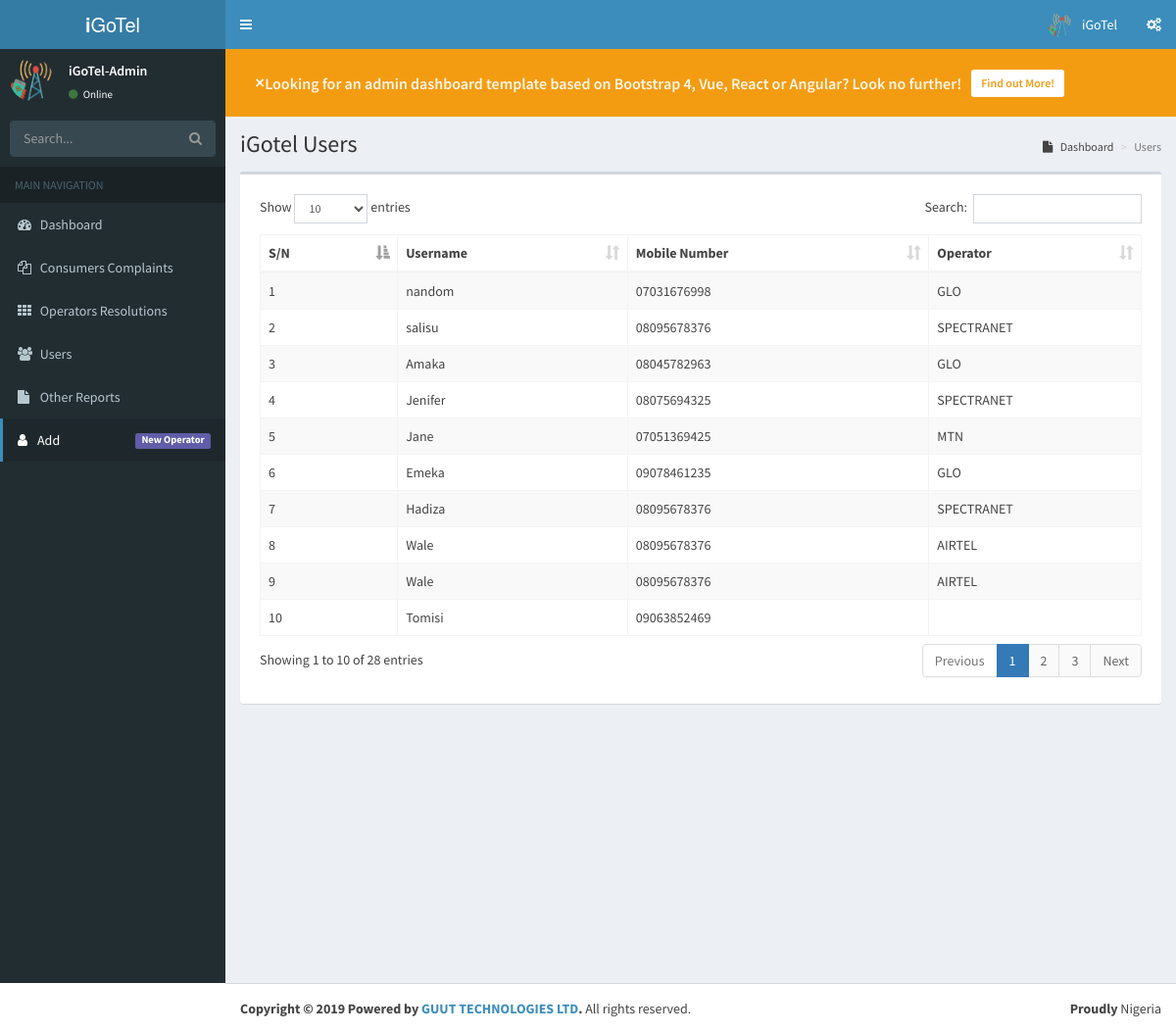
/registeredusers.php, run on the app's committed database.
### tables this page shows
CREATE TABLE `consumers` (
  `ConsumerID` int(11) NOT NULL,
  `Username` varchar(100) NOT NULL,
  `Password` varchar(100) NOT NULL,
  `MobileNumber` varchar(15) NOT NULL,
  `OperatorID` int(11) NOT NULL
);

CREATE TABLE `operator` (
  `OperatorID` int(11) NOT NULL,
  `OperatorName` varchar(50) NOT NULL
);

### registeredusers.php (the view, shortened to what this page needs)
<!DOCTYPE html>
<html>
<head>
  <link rel="stylesheet" href="bower_components/bootstrap/dist/css/bootstrap.min.css">
  <link rel="stylesheet" href="bower_components/font-awesome/css/font-awesome.min.css">
  <link rel="stylesheet" href="bower_components/Ionicons/css/ionicons.min.css">
  <link rel="stylesheet" href="dist/css/AdminLTE.min.css">
  <link rel="stylesheet" href="dist/css/skins/_all-skins.min.css">
  <link rel="stylesheet" href="bower_components/morris.js/morris.css">
  <link rel="stylesheet" href="bower_components/jvectormap/jquery-jvectormap.css">
  <link rel="stylesheet" href="bower_components/bootstrap-datepicker/dist/css/bootstrap-datepicker.min.css">
  <link rel="stylesheet" href="bower_components/bootstrap-daterangepicker/daterangepicker.css">
  <link rel="stylesheet" href="bower_components/datatables.net-bs/css/dataTables.bootstrap.min.css">
  <link rel="stylesheet" href="plugins/bootstrap-wysihtml5/bootstrap3-wysihtml5.min.css">
</head>
<body class="hold-transition skin-blue sidebar-mini">
<div class="wrapper">
  <header class="main-header">
    <a href="index2.html" class="logo">
      <span class="logo-lg"><b>i</b>GoTel</span>
    </a>
    <nav class="navbar navbar-static-top">
      <a href="#" class="sidebar-toggle" data-toggle="push-menu" role="button">
      </a>
      <div class="navbar-custom-menu">
        <ul class="nav navbar-nav">
          <li class="dropdown user user-menu">
            <a href="#" class="dropdown-toggle" data-toggle="dropdown">
              <img src="dist/img/logo.png" class="user-image" alt="User Image">
              <span class="hidden-xs">iGoTel</span>
            </a>
              </li>
            </ul>
          <li>
            <a href="#" data-toggle="control-sidebar"><i class="fa fa-gears"></i></a>
          </li>
      </div>
    </nav>
  </header>
  <aside class="main-sidebar">
    <section class="sidebar">
      <div class="user-panel">
        <div class="pull-left image">
          <img src="dist/img/logo.png" class="img-circle" alt="User Image">
        </div>
        <div class="pull-left info">
          <p>iGoTel-Admin</p>
          <a href="#"><i class="fa fa-circle text-success"></i> Online</a>
        </div>
      </div>
      <form action="#" method="get" class="sidebar-form">
        <div class="input-group">
          <input type="text" name="q" class="form-control" placeholder="Search...">
          <span class="input-group-btn">
                <button type="submit" name="search" id="search-btn" class="btn btn-flat"><i class="fa fa-search"></i>
                </button>
              </span>
        </div>
      </form>
      <ul class="sidebar-menu" data-widget="tree">
        <li class="header">MAIN NAVIGATION</li>
        <li>
          <a href="dashboard.php">
            <i class="fa fa-dashboard"></i> <span>Dashboard</span>
          </a>
        </li>
        <li>
          <a href="incidents.php">
            <i class="fa fa-files-o"></i>
            <span>Consumers Complaints</span>
          </a>
        </li>
        <li>
          <a href="resolutions.php">
            <i class="fa fa-th"></i> <span>Operators Resolutions</span>
            </a>
        </li>
        <li><a href="registeredusers.php"><i class="fa fa-users"></i> <span>Users</span></a></li>
        <li><a href="emptypage.php"><i class="fa fa-file"></i> <span>Other Reports</span></a></li>
        <li class="active"><a href="#"  data-toggle="modal" data-target="#exampleModalCenter"><i class="fa fa-user"></i><span>Add</span><span class="pull-right-container">
              <small class="label pull-right bg-purple">New Operator</small>
            </span></a></li>
      </ul>
    </section>
  </aside>
  <div class="content-wrapper">
    <section class="content-header">
      <h1>
        iGotel Users
      </h1>
      <ol class="breadcrumb">
        <li><a href="dashboard.php"><i class="fa fa-file"></i> Dashboard</a></li>
        <li class="active">Users</li>
      </ol>
    </section>
<section class="content">
      <div class="row">
        <div class="col-lg-12 col-xs-12">
            <div class="box">
            <div class="box-header">
                <div class="box-body">
                          <table id="example1" class="table table-bordered table-striped">
                          <thead>
                              <tr>
                                <th>S/N</th>
                                <th>Username</th>
                                <th>Mobile Number</th>
                                <th>Operator</th>
                             </tr>
                           </thead>
                           <tbody>
                            <?php
                            require('inc/db.php');
                        $sql = "SELECT ConsumerID,Username,Password,MobileNumber,OperatorID FROM consumers";
                            $result = $conn->query($sql);
                            if($result->num_rows > 0){
                              while ($row = $result-> fetch_assoc()){
                                $OperatorID=$row['OperatorID'];
                                $sql1="SELECT OperatorName FROM operator WHERE OperatorID='$OperatorID'";
                                         $result1 = mysqli_query($conn, $sql1);
                                $row_main1 = mysqli_fetch_array($result1);
                                echo "<tr>
                                <td>".$row["ConsumerID"]."</td>
                                <td>".$row["Username"]."</td>
                                <td>".$row["MobileNumber"]."</td>
                                <td>".$row_main1['OperatorName']."</td>
                                </tr>";
                              }
                            }
                            else{
                              echo "0 result";
                            }
                            ?>
                          </tbody>
                        </table>
                    </div>
                  </div>
                </div>
            </div>
        </div>
              </section>
    <section class="content">
          </div>
        </div>
  <footer class="main-footer">
    <div class="pull-right hidden-xs">
      <b>Proudly</b> Nigeria
    </div>
    <strong>Copyright &copy; 2019 Powered by <a href="https://adminlte.io/">GUUT TECHNOLOGIES LTD</a>.</strong> All rights
    reserved.
  </footer>
</body>
</html>

### data on the page
consumers: ConsumerID "1", Username "nandom", MobileNumber "07031676998", OperatorID.OperatorName "GLO"
consumers: ConsumerID "2", Username "salisu", MobileNumber "08095678376", OperatorID.OperatorName "SPECTRANET"
consumers: ConsumerID "3", Username "Amaka", MobileNumber "08045782963", OperatorID.OperatorName "GLO"
consumers: ConsumerID "4", Username "Jenifer", MobileNumber "08075694325", OperatorID.OperatorName "SPECTRANET"
consumers: ConsumerID "5", Username "Jane", MobileNumber "07051369425", OperatorID.OperatorName "MTN"
consumers: ConsumerID "6", Username "Emeka", MobileNumber "09078461235", OperatorID.OperatorName "GLO"
consumers: ConsumerID "7", Username "Hadiza", MobileNumber "08095678376", OperatorID.OperatorName "SPECTRANET"
consumers: ConsumerID "8", Username "Wale", MobileNumber "08095678376", OperatorID.OperatorName "AIRTEL"
consumers: ConsumerID "9", Username "Wale", MobileNumber "08095678376", OperatorID.OperatorName "AIRTEL"
consumers: ConsumerID "10", Username "Tomisi", MobileNumber "09063852469"
